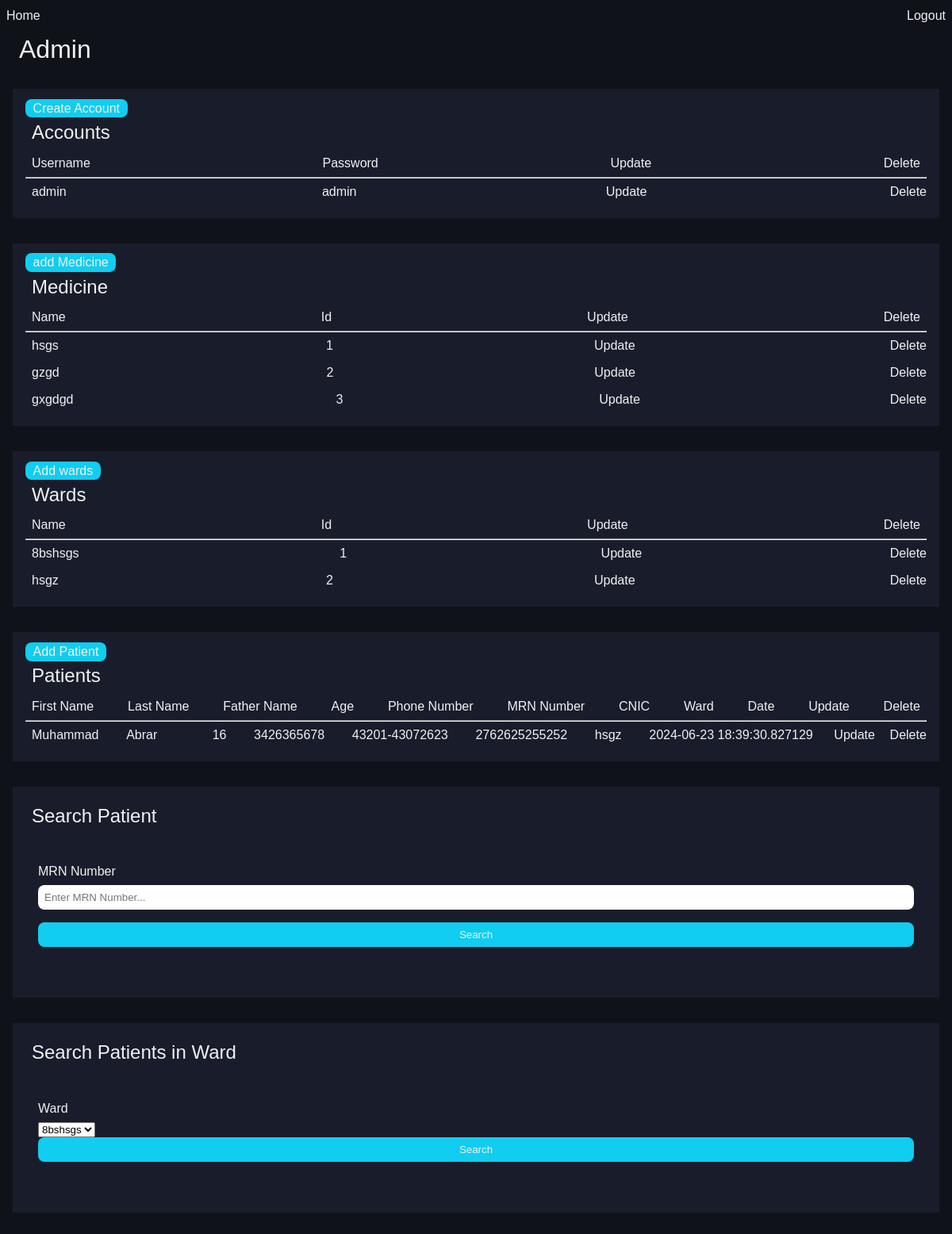
The page /admin (signed in) on the database its author committed.
### models.py (models this page shows, shortened)
class User(db.Model, UserMixin):
    id = db.Column(db.Integer, primary_key=True)
    username = db.Column(db.String(80), nullable=False)
    password = db.Column(db.String(80), nullable=False)
    is_admin = db.Column(db.Boolean, default=False)

class MedicineList(db.Model):
    id = db.Column(db.Integer, primary_key=True)
    name = db.Column(db.String(80), nullable=False)

class Wards(db.Model):
    id = db.Column(db.Integer, primary_key=True)
    name = db.Column(db.String(80), nullable=False)

class AddPatient(db.Model):
    id = db.Column(db.Integer, primary_key=True)
    first_name = db.Column(db.String(80), nullable=False)
    last_name = db.Column(db.String(80), nullable=False)
    age = db.Column(db.Integer, nullable=True)
    father_name = db.Column(db.String(80), nullable=True)
    mrn_number = db.Column(db.Integer, nullable=False, unique=True)
    gender = db.Column(db.String(80), nullable=True)
    date = db.Column(db.DateTime, default=datetime.utcnow)
    phone_number = db.Column(db.Integer, nullable=True)
    cnic = db.Column(db.String(80), nullable=True)
    ward_id = db.Column(db.Integer, db.ForeignKey('wards.id'), nullable=False)
    medicines = db.relationship('MedicineList', secondary='patient_medicine', backref=db.backref('patients', lazy='dynamic'))

### views.py (the view)
@main_blueprint.route('/admin' , methods=['GET', 'POST'])
@login_required
def admin():
    return render_template('admin.html', users=User.query.all(), medicines=MedicineList.query.all(), wards=Wards.query.all(), patients=AddPatient.query.all())

### app.py (called while the page is built)
def create_app():
    app = Flask(__name__)
    app.config['SQLALCHEMY_DATABASE_URI'] = 'sqlite:///hospital.db'
    app.config['SECRET_KEY'] = 'secret'
    db.init_app(app)
    login_manager = LoginManager()
    login_manager.login_view = 'main.login'
    login_manager.init_app(app)
    @login_manager.user_loader
    def load_user(user_id):
        return User.query.get(int(user_id))
    with app.app_context():
        db.create_all()
        print('Database initialized!')
    app.register_blueprint(main_blueprint)
    @app.errorhandler(405)
    def method_not_allowed(e):
        return '''<h1><a href='/''>you have to go</a></h1>''', 405
    return app

### templates/admin.html (shortened to what this page needs)
{% extends 'base.html' %} {% block content %}
<h1>Admin</h1>
<div class="section-admin">
<a style="background-color: var(--primary-color); border-radius: 0.5rem; padding: .2rem .6rem; " type="button" href="{{ url_for('main.create_account') }}">Create Account</a>
  <h2>Accounts</h2>
<ul>
  <li>Username</li>
  <li>Password</li>
  <li>Update</li>
  <li>Delete</li>
</ul>
  <hr>
{% for user in users %}
<ul><li>{{ user.username }}</li>
  <li>{{ user.password }}</li>
  {% if user.is_admin %}
  <li>Can't delete Admin</li>
  {% else %}
  <a href="{{ url_for('main.update_account', id=user.id) }}">Update</a>
  <a href="{{ url_for('main.delete_account', id=user.id) }}">Delete</a>
  {% endif %}
</ul>
{% endfor %}
</div>
<div class="section-admin">
  <a style="background-color: var(--primary-color); border-radius: 0.5rem; padding: .2rem .6rem; " type="button" href="{{ url_for('main.add_medicine') }}">add Medicine</a>
  <h2>Medicine</h2>
  <ul>
    <li>Name</li>
    <li>Id</li>
    <li>Update</li>
    <li>Delete</li>
  </ul>
  <hr>
  {% for medicine in medicines %}
  <ul>
    <li>{{ medicine.name }}</li>
    <li>{{ medicine.id }}</li>
    <a href="{{ url_for('main.update_medicine', id=medicine.id) }}">Update</a>
    <a href="{{ url_for('main.delete_medicine', id=medicine.id) }}">Delete</a>
  </ul>
  {% endfor %}
</div>
<div class="section-admin">
  <a style="background-color: var(--primary-color); border-radius: 0.5rem; padding: .2rem .6rem; " type="button" href="{{ url_for('main.add_ward') }}">Add wards</a>
  <h2>Wards</h2>
  <ul>
    <li>Name</li>
    <li>Id</li>
    <li>Update</li>
    <li>Delete</li>
  </ul>
  <hr>
  {% for ward in wards %}
  <ul>
    <li>{{ ward.name }}</li>
    <li>{{ ward.id }}</li>
    <a href="{{ url_for('main.update_ward', id=ward.id) }}">Update</a>
    <a href="{{ url_for('main.delete_ward', id=ward.id) }}">Delete</a>
  </ul>
  {% endfor %}
</div>
<div class="section-admin">
  <a style="background-color: var(--primary-color); border-radius: 0.5rem; padding: .2rem .6rem; " type="button" href="{{ url_for('main.add_patient') }}">Add Patient</a>
  <h2>Patients</h2>
  <ul>
    <li>First Name</li>
    <li>Last Name</li>
    <li>Father Name</li>
    <li>Age</li>
    <li>Phone Number</li>
    <li>MRN Number</li>
    <li>CNIC</li>
    <li>Ward</li>
    <li>Date</li>
    <li>Update</li>
    <li>Delete</li>
  </ul>
  <hr>
  {% for patient in patients %}
  <ul>
    <li>{{ patient.first_name }}</li>
    <li>{{ patient.last_name }}</li>
    <li>{{ patient.age }}</li>
    <li>{{ patient.phone_number }}</li>
    <li>{{ patient.mrn_number }}</li>
    <li>{{ patient.cnic }}</li>
    {% for ward in wards %}
    {% if ward.id == patient.ward_id %}
    <li>{{ ward.name }}</li>
    {% endif %}
    {% endfor %}
    <li>{{ patient.date }}</li>
    <a href="{{ url_for('main.update_patient', id=patient.id) }}">Update</a>
    <a href="{{ url_for('main.delete_patient', id=patient.id) }}">Delete</a>
  </ul>
  {% endfor %}
</div>
<div class="section-admin">
  <h2>Search Patient</h2>
  <form action="get_patient" method="POST">
    <label for="mrn_number">MRN Number</label>
    <input type="text" name="mrn_number" required placeholder="Enter MRN Number..." id="mrn_number">
    <button type="submit">Search</button>
  </form>
</div>
<div class="section-admin">
  <h2>Search Patients in Ward</h2>
  <form action="get_ward_patients" method="POST">
    <label for="ward_id">Ward</label>
    <select name="ward_id" id="ward_id">
      {% for ward in wards %}
      <option value="{{ ward.id }}">{{ ward.name }}</option>
      {% endfor %}
    </select>
    <button type="submit">Search</button>
  </form>
</div>
{% endblock %}

### templates/base.html (shortened to what this page needs)
<!doctype html>
<html lang="en">
  <head>
    <link
      rel="stylesheet"
      href="{{ url_for('static', filename='css/style.css') }}"
    />
  </head>
  <body>
    <nav>
      <ul>
        {% if current_user.is_authenticated %}
        <li><a href="{{ url_for('main.index') }}">Home</a></li>
        <li><a href="{{ url_for('main.logout') }}">Logout</a></li>
        {% else %}
        <li><a href="{{ url_for('main.login') }}">Login</a></li>
        {% endif %}
      </ul>
    </nav>
    <div class="container">
      {% block content %}{% endblock %}
    </div>
  </body>
</html>

### static/css/style.css (style rules this page uses)
:root { --primary-color: #11cdef; --secondary-color: #f5365c; --background-dark-color: #10121a; --background-dark-grey: #191d2b; --border-color: #2e344e; --background-light-color: #f1f1f1; }
* { margin: 0; padding: 0; box-sizing: border-box; }
body { font-family: "Poppins", sans-serif; background-color: var(--background-dark-color); }
h1, h2, h3, h4, h5, h6 { font-family: "Montserrat", sans-serif; color: var(--background-light-color); line-height: 1.1; font-weight: 400; margin: 0.5rem; }
a { text-decoration: none; color: var(--background-light-color); }
nav { background-color: var(--background-dark-color); color: var(--background-light-color); animation: borderBottom 0.5s ease; }
nav:before, nav:after { content: ""; display: table; }
nav ul { display: flex; justify-content: space-between; list-style: none; }
nav ul li, ul li, li { margin: .5rem; list-style: none; color: var(--background-light-color); }
nav ul li a, ul li a, li a { text-decoration: none; transition: all 0.3s ease; }
nav ul li a:before { content: ""; display: block; height: 3px; width: 0; background-color: var(--primary-color); transition: width 0.5s; }
.container { max-width: 1200px; margin: 0 auto; padding: 0 1rem; }
form { background-color: var(--background-dark-grey); padding: 1rem; border-radius: 0.5rem; margin: 2rem 0; color: var(--background-light-color); }
form label { display: block; margin-bottom: 0.5rem; }
form input { width: 100%; padding: 0.5rem; margin-bottom: 1rem; border: none; border-radius: 0.5rem; }
form button { width: 100%; padding: 0.5rem; border: none; border-radius: 0.5rem; background-color: var(--primary-color); color: var(--background-light-color); cursor: pointer; }
ul { list-style-type: none; padding: 0; margin: 0; display: flex; justify-content: space-between; color: var(--background-light-color); align-items: center; }
.section-admin { background-color: var(--background-dark-grey); padding: 1rem; width: 100%; margin: 2rem 0; }

### rows shown on the page
User: username "admin", password "admin"
MedicineList: name "hsgs", id "1"
MedicineList: name "gzgd", id "2"
MedicineList: name "gxgdgd", id "3"
Wards: name "8bshsgs", id "1"
Wards: name "hsgz", id "2"
AddPatient: first_name "Muhammad", last_name "Abrar", age "16", phone_number "3426365678", mrn_number "43201-43072623", cnic "2762625255252", date "2024-06-23 18:39:30.827129"

### other values the page prints
form field ward_id "8bshsgs"
